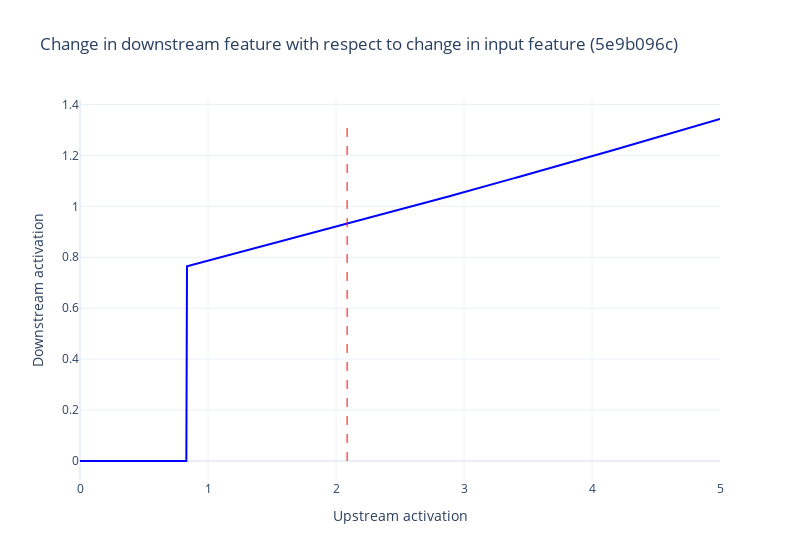
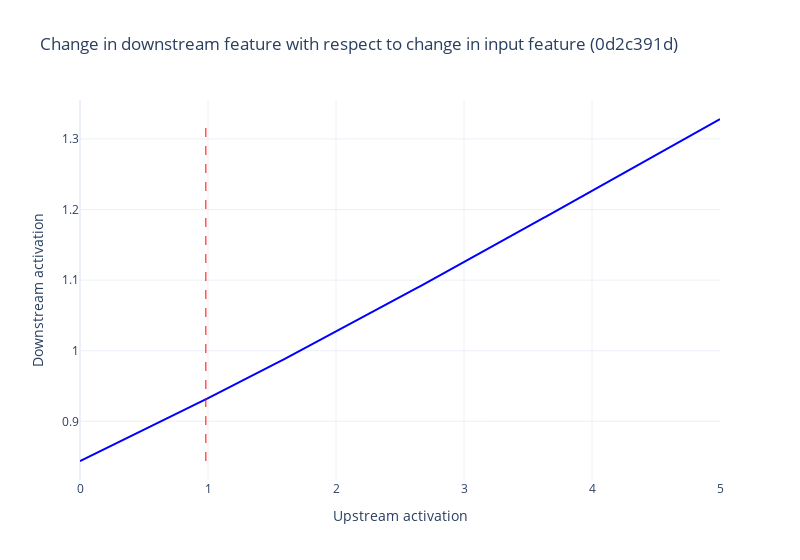
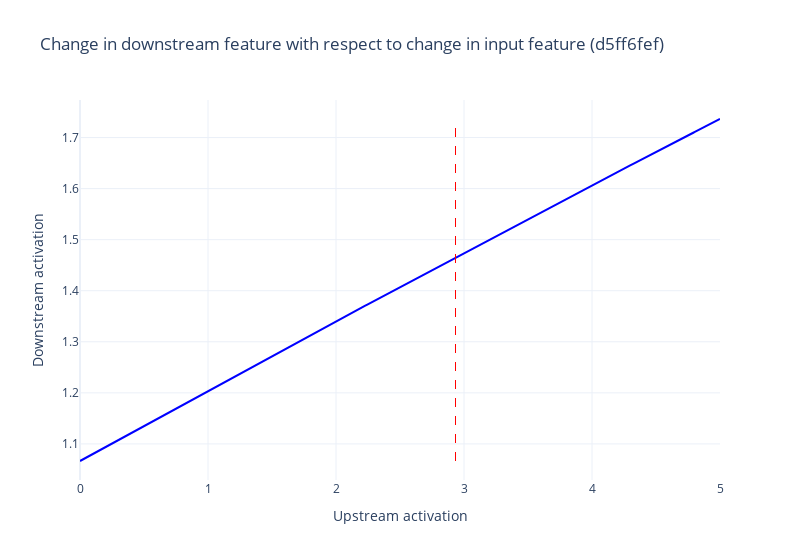
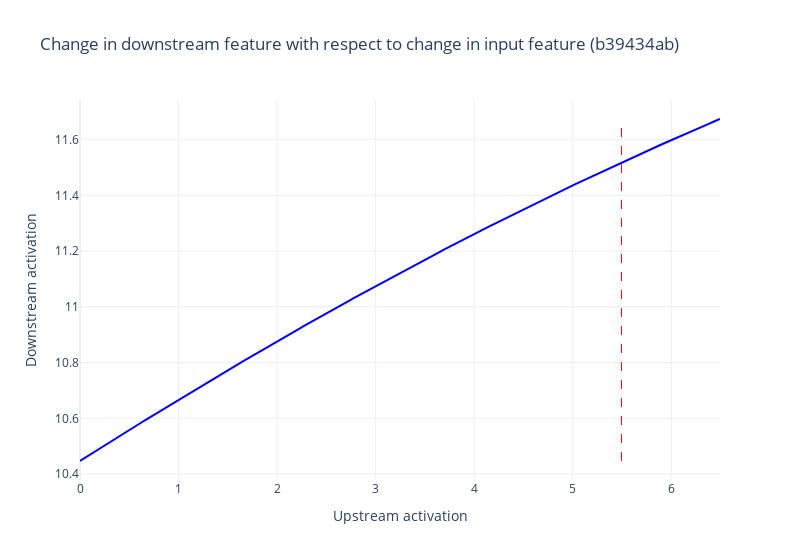

The notebook cell these images were saved under, in order:
### Code cell
selected_ids = ["5e9b096c", "0d2c391d", "d5ff6fef", "b39434ab", "baa7945a", "387fb266",
                "4f27bcc5", "8dd124db", "4a527538", "8ede4044",
                "a04b706c", "476c773f"]

def find_by_id(id: str):
    filtered = [r for r in results if r["id"] == id]
    if len(filtered) > 1:
        raise ValueError(f"Multiple results with the same ID ({id})")
    if len(filtered) == 0:
        raise ValueError(f"No results with the ID {id}")

    return filtered[0]

@torch.no_grad()
def get_act_relationship(feature_data: dict, max_upstream: int = 5, n_points: int = 1000):
    upstream_acts = torch.linspace(0, max_upstream, n_points,
                                   device=results[0]["act"].device).reshape(-1, 1)
    act_abl = feature_data["act"] - feature_data["in_feature_strength"] * feature_data["in_feature_dir"]
    act_range = upstream_acts * feature_data["in_feature_dir"] + act_abl.unsqueeze(0)
    mlp_out_range, _ = mlp_with_grads(act_range)
    sae_acts2_range = sae_pair.encode(mlp_out_range, True)
    downstream_acts = sae_acts2_range[:, feature_data["out_idx_in_d_sae"]]

    return upstream_acts.flatten(), downstream_acts


def plot_feature_relationship(selected_id: str):
    feature_data = find_by_id(selected_id)

    is_on_line = get_is_on_line(feature_data["jac_el"], feature_data["diff"])
    is_in_cluster = get_is_in_cluster(feature_data["jac_el"], feature_data["diff"])
    color = "blue" if is_on_line else "green" if is_in_cluster else "red"

    upstream_acts, downstream_acts = get_act_relationship(feature_data,
                                                          max(5, feature_data["in_feature_strength"]+1))

    fig = go.Figure()
    fig.add_trace(go.Scatter(
        x=upstream_acts.cpu().numpy(),
        y=downstream_acts.cpu().numpy(),
        mode='lines',
        line=dict(color=color),
    ))
    # add a dashed vertical line indicating where in_feature_strength is on the x axis
    fig.add_shape(
        type="line",
        x0=feature_data["in_feature_strength"],
        y0=downstream_acts.min(),
        x1=feature_data["in_feature_strength"],
        y1=downstream_acts.max(),
        line=dict(
            color="red",
            width=1,
            dash="dash",
        ),
    )

    fig.update_layout(
        title=f'Change in downstream feature with respect to change in input feature ({selected_id})',
        xaxis_title="Upstream activation",
        yaxis_title="Downstream activation",
        template='plotly_white',
        showlegend=False,
        width=800,
    )
    fig.show()

for id in selected_ids:
    plot_feature_relationship(id)

### Figure 1 — Plotly figure (JSON) as saved in the notebook; plotly's stock layout.template omitted (floating-point values rounded to 4 significant figures; data arrays with more than 128 entries replaced by an {"elided": "..."} marker saying what was removed)
{"data": [{"line": {"color": "blue"}, "mode": "lines", "type": "scatter", "x": {"elided": "1000 float values"}, "y": {"elided": "1000 float values"}}], "layout": {"shapes": [{"line": {"color": "red", "dash": "dash", "width": 1}, "type": "line", "x0": 2.087, "x1": 2.087, "y0": 0, "y1": 1.343}], "showlegend": false, "title": {"text": "Change in downstream feature with respect to change in input feature (5e9b096c)"}, "width": 800, "xaxis": {"title": {"text": "Upstream activation"}}, "yaxis": {"title": {"text": "Downstream activation"}}}}

### Figure 2 — Plotly figure (JSON) as saved in the notebook; plotly's stock layout.template omitted (floating-point values rounded to 4 significant figures; data arrays with more than 128 entries replaced by an {"elided": "..."} marker saying what was removed)
{"data": [{"line": {"color": "blue"}, "mode": "lines", "type": "scatter", "x": {"elided": "1000 float values"}, "y": {"elided": "1000 float values"}}], "layout": {"shapes": [{"line": {"color": "red", "dash": "dash", "width": 1}, "type": "line", "x0": 0.9832, "x1": 0.9832, "y0": 0.8439, "y1": 1.328}], "showlegend": false, "title": {"text": "Change in downstream feature with respect to change in input feature (0d2c391d)"}, "width": 800, "xaxis": {"title": {"text": "Upstream activation"}}, "yaxis": {"title": {"text": "Downstream activation"}}}}

### Figure 3 — Plotly figure (JSON) as saved in the notebook; plotly's stock layout.template omitted (floating-point values rounded to 4 significant figures; data arrays with more than 128 entries replaced by an {"elided": "..."} marker saying what was removed)
{"data": [{"line": {"color": "blue"}, "mode": "lines", "type": "scatter", "x": {"elided": "1000 float values"}, "y": {"elided": "1000 float values"}}], "layout": {"shapes": [{"line": {"color": "red", "dash": "dash", "width": 1}, "type": "line", "x0": 2.934, "x1": 2.934, "y0": 1.067, "y1": 1.736}], "showlegend": false, "title": {"text": "Change in downstream feature with respect to change in input feature (d5ff6fef)"}, "width": 800, "xaxis": {"title": {"text": "Upstream activation"}}, "yaxis": {"title": {"text": "Downstream activation"}}}}

### Figure 4 — Plotly figure (JSON) as saved in the notebook; plotly's stock layout.template omitted (floating-point values rounded to 4 significant figures; data arrays with more than 128 entries replaced by an {"elided": "..."} marker saying what was removed)
{"data": [{"line": {"color": "blue"}, "mode": "lines", "type": "scatter", "x": {"elided": "1000 float values"}, "y": {"elided": "1000 float values"}}], "layout": {"shapes": [{"line": {"color": "red", "dash": "dash", "width": 1}, "type": "line", "x0": 5.494, "x1": 5.494, "y0": 10.45, "y1": 11.67}], "showlegend": false, "title": {"text": "Change in downstream feature with respect to change in input feature (b39434ab)"}, "width": 800, "xaxis": {"title": {"text": "Upstream activation"}}, "yaxis": {"title": {"text": "Downstream activation"}}}}
